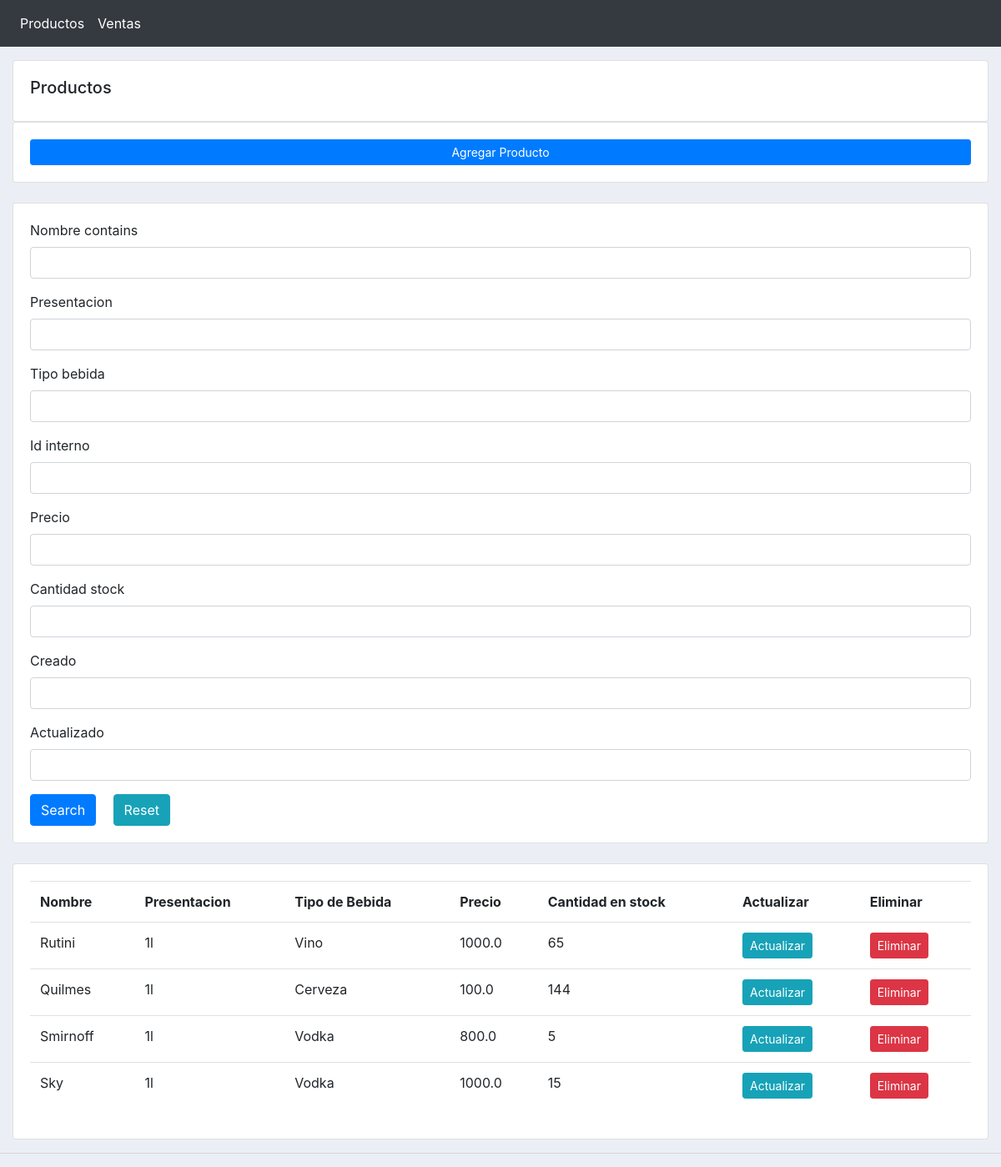
The page / on the database its author committed.
### productos/models.py (models this page shows, shortened)
class Producto(models.Model):
    nombre = models.CharField(max_length=100)
    presentacion = models.CharField(max_length=50)
    tipo_bebida = models.CharField(max_length=50)
    id_interno = models.CharField(max_length=100, primary_key=True)
    precio = models.FloatField()
    cantidad_stock = models.PositiveIntegerField()
    creado = models.DateTimeField(auto_now_add=True)
    actualizado = models.DateTimeField(auto_now=True)

### productos/views.py (the view)
# urls.py: path("", productos, name="productos"),
def productos(request):
    productos = Producto.objects.all()
    myfilter = ProductoFilter(request.GET, queryset=productos)
    productos = myfilter.qs
    context = {"productos": productos, "myFilter": myfilter}
    return render(request, "productos/productos.html", context)

### productos/templates/productos/productos.html
{%  extends 'productos/main.html' %}
{% load crispy_forms_tags %}
{% block content %}
		<div class="row mt-3">
			<div class="col-md">
				<div class="card card-body">
					<h5>Productos</h5>
				</div>
				<div class="card card-body">
					<a class="btn btn-primary  btn-sm btn-block" href="{% url 'create_order' %}">Agregar Producto</a>
				</div>
				<br>
			<div class="row">
				<div class="col">
					<div class="card card-body">
						<form method="get">
							{{myFilter.form|crispy}}
						<button class="btn btn-primary" type="submit">Search</button>
						<a class="btn btn-info ml-3" href="/">Reset</a>
					</form>
					</div>
				</div>
			</div>
			<br>
				<div class="card card-body">
					<table class="table">
						<tr>
							<th>Nombre</th>
							<th>Presentacion</th>
							<th>Tipo de Bebida</th>
							<th>Precio</th>
							<th>Cantidad en stock</th>
							<th>Actualizar</th>
							<th>Eliminar</th>
						</tr>
						{% for i in productos %}
							<tr>
								<td>{{i.nombre}}</td>
								<td>{{i.presentacion}}</td>
								<td>{{i.tipo_bebida}}</td>
								<td>{{i.precio}}</td>
								<td>{{i.cantidad_stock}}</td>
								<td><a class="btn btn-sm btn-info" href="{% url 'update_order' i.id_interno %}">Actualizar</td>
								<td><a class="btn btn-sm btn-danger" href="{% url 'delete_order' i.id_interno %}">Eliminar</td>
							</tr>
						{% endfor %}
					</table>
				</div>
			</div>
		</div>
{% endblock content %}

### static/css/main.css (style rules this page uses)
body { background-color: #ebeff5; }

### rows shown on the page
Producto: nombre "Rutini", presentacion "1l", tipo_bebida "Vino", precio "1000.0", cantidad_stock "65"
Producto: nombre "Quilmes", presentacion "1l", tipo_bebida "Cerveza", precio "100.0", cantidad_stock "144"
Producto: nombre "Smirnoff", presentacion "1l", tipo_bebida "Vodka", precio "800.0", cantidad_stock "5"
Producto: nombre "Sky", presentacion "1l", tipo_bebida "Vodka", precio "1000.0", cantidad_stock "15"
